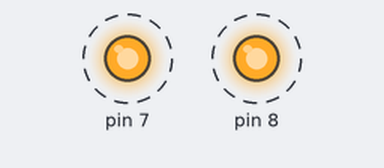
Recording of a sketch running on a simulated Arduino Uno, built with avr-gcc and run on an emulated ATmega328P. Shown: output pins drawn as LEDs (lit = HIGH). Dashed ring = blinking. What the sketch prints to the serial monitor is not drawn.

Above: at 0.09 s.
Timing chart, 0 to 3.0 s (numbered marks = the images above):
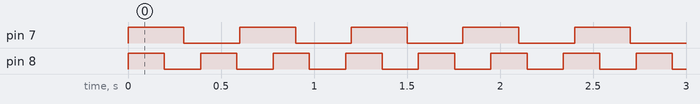

The sketch:

modul5_percobaan1.ino
```cpp
  #include <Arduino_FreeRTOS.h>

  void TaskBlink1( void *pvParameters );
  void TaskBlink2( void *pvParameters );
  void Taskprint( void *pvParameters );

  void setup() {
    Serial.begin(9600);

    xTaskCreate(TaskBlink1, "task1", 128, NULL, 1, NULL);

    xTaskCreate(TaskBlink2, "task2", 128, NULL, 1, NULL);

    xTaskCreate(Taskprint, "task3", 128, NULL, 1, NULL);

    vTaskStartScheduler();
  }

  void loop() {}

  void TaskBlink1(void *pvParameters) {
    pinMode(8, OUTPUT);
    for (;;) {
      Serial.println("Task1");
      digitalWrite(8, HIGH);
      vTaskDelay(200 / portTICK_PERIOD_MS);
      digitalWrite(8, LOW);
      vTaskDelay(200 / portTICK_PERIOD_MS);
    }
  }

  void TaskBlink2(void *pvParameters) {
    pinMode(7, OUTPUT);
    for (;;) {
      Serial.println("Task2");
      digitalWrite(7, HIGH);
      vTaskDelay(300 / portTICK_PERIOD_MS);
      digitalWrite(7, LOW);
      vTaskDelay(300 / portTICK_PERIOD_MS);
    }
  }

  void Taskprint(void *pvParameters) {
    int counter = 0;
    for (;;) {
      counter++;
      Serial.print("Counter: ");
      Serial.println(counter);
      vTaskDelay(500 / portTICK_PERIOD_MS);
    }
  }
```

Measured:
- by itself, pin 7: alternates HIGH for 0.30 s and LOW for 0.30 s
- by itself, pin 8: alternates HIGH for 0.20 s and LOW for 0.20 s
